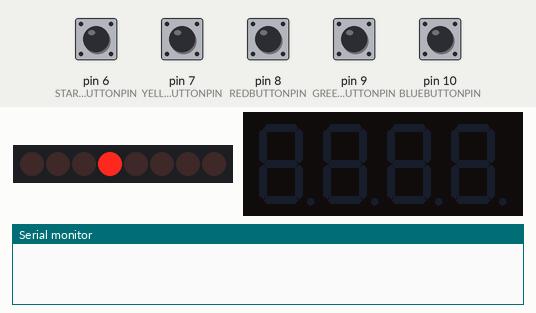
Simulated run of this program. Board: Arduino Uno, built with avr-gcc and run on an emulated ATmega328P. Parts: 8 shift-register outputs drawn as a row of LEDs (first output left, lit = HIGH), 4-digit seven-segment display, the last lines printed to the serial monitor. Wiring (inferred from the names in the program): shift register (74HC595): data pin 13; shift clock pin 11; latch pin 12. Wiring (inferred from the signals the program sends): row of LEDs: on Q0, Q1, Q2, Q3, Q4, Q5, Q6, Q7. The inputs (shaded band) are chosen by the test bench; at power-on: pin 6 (STARTGAMEBUTTONPIN), pin 7 (YELLOWBUTTONPIN), pin 8 (REDBUTTONPIN), pin 9 (GREENBUTTONPIN), pin 10 (BLUEBUTTONPIN) HIGH. Random numbers use the default seed unless the program sets one.

Above: at 1.2 s.
1.3 s: pin 6 (STARTGAMEBUTTONPIN) pulled LOW for 0.15 s
At 2.1 s:
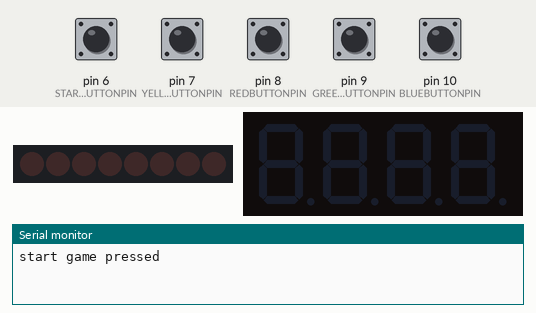
4.4 s: pin 7 (YELLOWBUTTONPIN) pulled LOW for 0.15 s
At 4.9 s:
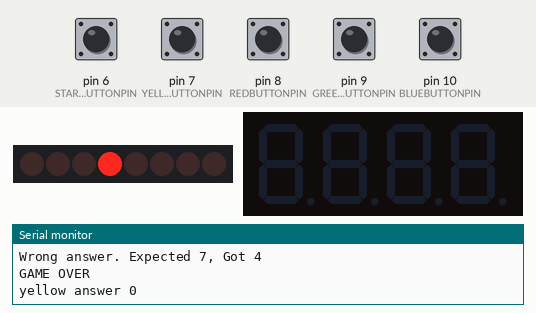
6.0 s: pin 6 (STARTGAMEBUTTONPIN) pulled LOW for 1 s
At 8.4 s:
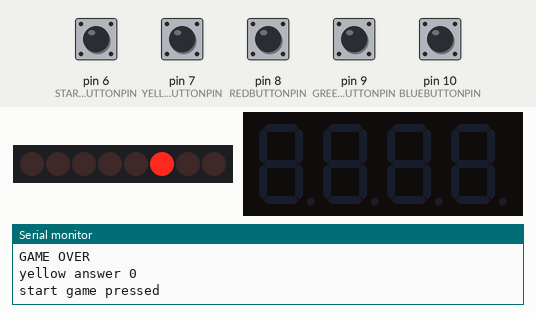
10.0 s: pin 10 (BLUEBUTTONPIN) pulled LOW for 0.15 s
At 12.5 s:
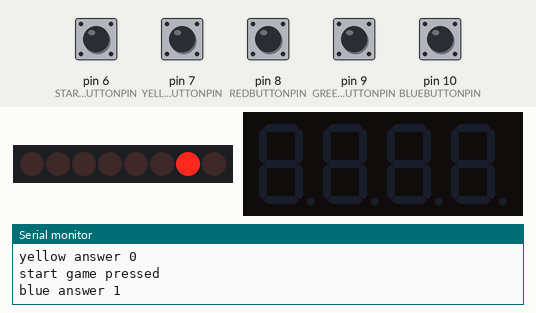
13.1 s: pin 8 (REDBUTTONPIN) pulled LOW for 0.15 s
At 13.9 s:
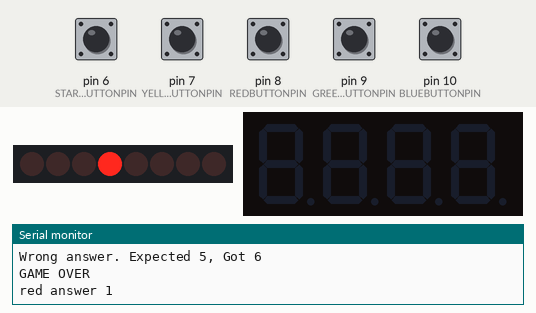
14.7 s: pin 6 (STARTGAMEBUTTONPIN) pulled LOW for 0.15 s
At 35.1 s:
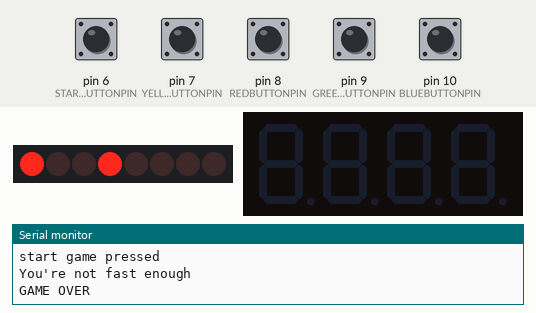
Timing chart, 0 to 35.4 s (numbered marks = the images above; inputs shaded):
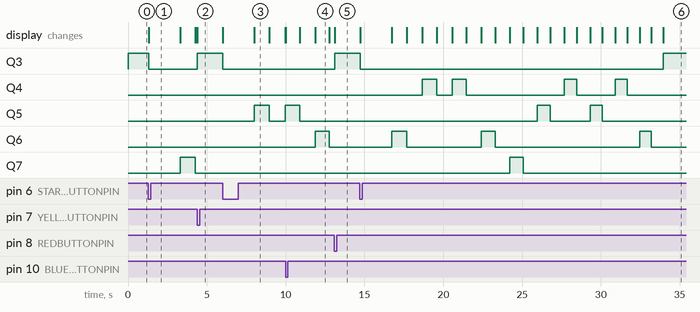

Measured:
- after the input at 1.3 s, Q3: HIGH → LOW at once; Q7: LOW → HIGH after 2.0 s, → LOW 0.95 s later; the display: changes at once (image 1)
- after the input at 6.0 s, Q3: HIGH → LOW at once; Q5: LOW → HIGH after 2.0 s, → LOW 0.95 s later, → HIGH 1.0 s later; the display: first changes at once (image 3 shows a later state)
- after the input at 14.7 s, Q3: HIGH → LOW at once, → HIGH 19.2 s later; Q4: LOW → HIGH after 4.0 s, → LOW 0.93 s later, → HIGH 0.97 s later, → LOW 0.90 s later, … (8 changes in this stretch)
- what the display in image 3 shows lasts 1.0 s, from 8.0 s to 9.0 s
- what the display in image 4 shows lasts 0.9 s, from 11.9 s to 12.8 s

The program:

main.cpp
```cpp
/**
 * Speedtest
 *
 */
#include <Arduino.h>
#include <models/game.h>
#include <globals/definitions.h>
#include <globals/instances.h>
#include <actions.h>

void setup() {
  // initialize pins for shift registers
  Serial.begin(115200);

  pinMode(STARTGAMEBUTTONPIN, INPUT_PULLUP);
  pinMode(YELLOWBUTTONPIN, INPUT_PULLUP);
  pinMode(GREENBUTTONPIN, INPUT_PULLUP);
  pinMode(REDBUTTONPIN, INPUT_PULLUP);
  pinMode(BLUEBUTTONPIN, INPUT_PULLUP);
  pinMode(LIGHTLATCHPIN, OUTPUT);
  pinMode(LIGHTDATAPIN, OUTPUT);
  pinMode(LIGHTCLOCKPIN, OUTPUT);

  lightsOff();
  blink(WHITELIGHTBIT - 1);
}

void loop() {
  if(startGameButton->isEventTriggered()) { startGameAction(); }
  if(blueButton->isEventTriggered()) { blueButtonAction(); }
  if(redButton->isEventTriggered()) { redButtonAction(); }
  if(yellowButton->isEventTriggered()) { yellowButtonAction(); }
  if(greenButton->isEventTriggered()) { greenButtonAction(); }
  if(game->isGameRunning) {
    if(game->timer->isBlinkOnEventTriggered()) {
      game->addValue();
      blink(game->currentValue);
    } else if(game->timer->isBlinkOffEventTriggered()) {
      blinkOff(game->currentValue);
    }
  }
}
```

actions.cpp
```cpp
#include <Arduino.h>
#include <actions.h>
#include <models/game.h>
#include <globals/instances.h>
#include <globals/definitions.h>

// BUTTON ACTIONS
void startGameAction() {
  game->startGame();
  blinkOff(WHITELIGHTBIT - 1);
  lightsOff();
  Serial.println("start game pressed");
}

void yellowButtonAction() {
  if(game->isGameRunning) {
    game->checkAnswer(YELLOWLIGHTBIT - 1);
    Serial.print("yellow answer ");
    Serial.println(game->score);
  }
}

void redButtonAction() {
  if(game->isGameRunning) {
    game->checkAnswer(REDLIGHTBIT - 1);
    Serial.print("red answer ");
    Serial.println(game->score);
  }
}

void greenButtonAction() {
  if(game->isGameRunning) {
    game->checkAnswer(GREENLIGHTBIT - 1);
    Serial.print("green answer ");
    Serial.println(game->score);
  }
}

void blueButtonAction() {
  if(game->isGameRunning) {
    game->checkAnswer(BLUELIGHTBIT - 1);
    Serial.print("blue answer ");
    Serial.println(game->score);
  }
}

// LIGHT ACTIONS
void blink(int lightBit) {
  bitSet(lightsByte, lightBit);
  digitalWrite(LIGHTLATCHPIN, LOW);
  shiftOut(LIGHTDATAPIN, LIGHTCLOCKPIN, MSBFIRST, lightsByte);
  digitalWrite(LIGHTLATCHPIN, HIGH);
}

void lightsOff() {
  bitClear(lightsByte, YELLOWLIGHTBIT - 1);
  bitClear(lightsByte, BLUELIGHTBIT - 1);
  bitClear(lightsByte, REDLIGHTBIT - 1);
  bitClear(lightsByte, GREENLIGHTBIT - 1);
  digitalWrite(LIGHTLATCHPIN, LOW);
  shiftOut(LIGHTDATAPIN, LIGHTCLOCKPIN, MSBFIRST, lightsByte);
  digitalWrite(LIGHTLATCHPIN, HIGH);
}

void blinkOff(int lightBit) {
  bitClear(lightsByte, lightBit);
  digitalWrite(LIGHTLATCHPIN, LOW);
  shiftOut(LIGHTDATAPIN, LIGHTCLOCKPIN, MSBFIRST, lightsByte);
  digitalWrite(LIGHTLATCHPIN, HIGH);
}
```

actions.h
```cpp
#ifndef ACTIONS_H
#define ACTIONS_H

extern void startGameAction();
extern void yellowButtonAction();
extern void blueButtonAction();
extern void greenButtonAction();
extern void redButtonAction();

extern void blink(int lightBit);
extern void blinkOff(int lightBit);
extern void lightsOff();
#endif
```

definitions.h
```cpp
#ifndef DEFINITIONS_H
#define DEFINITIONS_H

  // Pins for controlling lights with shift register
  #define LIGHTCLOCKPIN 11
  #define LIGHTLATCHPIN 12
  #define LIGHTDATAPIN 13

  // Pins for buttons
  #define STARTGAMEBUTTONPIN 6
  #define YELLOWBUTTONPIN 7
  #define REDBUTTONPIN 8
  #define GREENBUTTONPIN 9
  #define BLUEBUTTONPIN 10

  // Pins indexes for controlling display
  #define DISPLAYCLKPIN 5
  #define DISPLAYDIOPIN 4

  // Bit indexes for controlling lights with byte (using shiftregister)
  #define WHITELIGHTBIT 4
  #define YELLOWLIGHTBIT 5
  #define BLUELIGHTBIT 6
  #define REDLIGHTBIT 7
  #define GREENLIGHTBIT 8

#endif
```

instances.cpp
```cpp
#include <Arduino.h>
#include <globals/instances.h>
#include <models/game.h>
#include <globals/definitions.h>
#include <TM1637Display.h>

Game* game = new Game();
byte lightsByte = 0;
TM1637Display* display = new TM1637Display(DISPLAYCLKPIN, DISPLAYDIOPIN);

Button* startGameButton = new Button(STARTGAMEBUTTONPIN);
Button* yellowButton = new Button(YELLOWBUTTONPIN);
Button* blueButton = new Button(BLUEBUTTONPIN);
Button* greenButton = new Button(GREENBUTTONPIN);
Button* redButton = new Button(REDBUTTONPIN);
```

instances.h
```cpp
#ifndef GLOBALINSTANCES_H
#define GLOBALINSTANCES_H

#include <models/game.h>
#include <models/button.h>
#include <TM1637Display.h>

extern Game* game;
extern byte lightsByte; // Byte controlling the light -shift register
extern TM1637Display* display;

extern Button* startGameButton;
extern Button* yellowButton;
extern Button* blueButton;
extern Button* greenButton;
extern Button* redButton;


#endif
```

button.cpp
```cpp
#include <Arduino.h>
#include <models/button.h>

Button::Button(int pin) {
  this->pin = pin;
  this->state = false;
}

bool Button::isEventTriggered() {
  bool isPressed = digitalRead(pin) == LOW;
  if(this->state == true && isPressed) {
    return false;
  } else if(state == true && !isPressed) {
    this->state = false;
    return false;
  } else if(state == false && isPressed) {
    this->state = true;
    return true;
  } else {
    return false;
  }

}
```

button.h
```cpp
#ifndef BUTTON_H
#define BUTTON_H

class Button {
  public:
    Button(int pin);
    bool isEventTriggered();
  private:
    int pin;
    bool state;
};

#endif
```

game.cpp
```cpp
#include <Arduino.h>
#include <models/game.h>
#include <QueueArray.h>
#include <globals/definitions.h>
#include <actions.h>
#include <globals/instances.h>

Game::Game() {
  this->isGameRunning = false;
  this->timer = new Timer();
  this->answers = new QueueArray<int>();
  this->currentValue = 0;
  this->score = 0;
}

Game::~Game() {
  delete timer;
  delete answers;
}

void Game::checkAnswer(int playerAnswer) {

  if(!this->answers->isEmpty() && playerAnswer == this->answers->peek()) {
    this->score += 1;
    display->showNumberDec(this->score);
    this->answers->pop();
  } else {
    Serial.print("Wrong answer. ");
    if(this->answers->isEmpty()) {
      Serial.print("No answers in queue. ");
    } else {
      Serial.print("Expected ");
      Serial.print(this->answers->pop());
      Serial.print(", Got ");
      Serial.println(playerAnswer);
    }
    this->endGame();
  }
}

void Game::startGame() {
  this->isGameRunning = true;
  this->score = 0;
  this->timer->startTimer();
  blinkOff(WHITELIGHTBIT - 1);
  display->showNumberDec(this->score);
}

void Game::endGame() {
  Serial.println("GAME OVER");
  this->isGameRunning = false;
  this->timer->stopTimer();
  this->currentValue = 0;
  blink(WHITELIGHTBIT - 1);
  lightsOff();
}

void Game::addValue() {
  if(this->answers->count() > 10) {
    Serial.println("You're not fast enough");
    this->endGame();
  } else {
    this->currentValue = int(random(YELLOWLIGHTBIT - 1, GREENLIGHTBIT));
    this->answers->push(this->currentValue);
    display->showNumberDec(this->score);
  }
}
```

game.h
```cpp
#ifndef GAME_H
#define GAME_H

#include <models/timer.h>
#include <QueueArray.h>

class Game {
  public:
    Game();
    ~Game();
    void checkAnswer(int answer);
    void startGame();
    void endGame();
    void addValue();
    int currentValue;
    QueueArray<int>* answers;
    int score;
    bool isGameRunning;
    Timer* timer;
  private:
};

#endif
```

timer.cpp
```cpp
#include <Arduino.h>
#include <models/timer.h>
#include <globals/instances.h>

Timer::Timer() {
  this->blinkDelay = 2000;
  this->previousBlinkOnEventTimestamp = 0;
  this->previousBlinkOffEventTimestamp = 0;
  this->isTimerOn = false;
  this->isTopGamespeed = false;
}

Timer::~Timer() {}

void Timer::startTimer() {
  this->isTimerOn = true;
  this->previousBlinkOnEventTimestamp = millis();
  this->blinkDelay = 2000;
  this->isTopGamespeed = false;
}

void Timer::stopTimer(){
  this->isTimerOn = false;
  this->previousBlinkOnEventTimestamp = 0;
  this->blinkDelay = 2000;
  this->isTopGamespeed = false;
}

// Should a color light (yellow, red, blue, green) be turned on
bool Timer::isBlinkOnEventTriggered() {
  if(this->isTimerOn) {
    unsigned long currentMillis = millis();
    if( (currentMillis - this->previousBlinkOnEventTimestamp) >= this->blinkDelay) {
      this->previousBlinkOnEventTimestamp = currentMillis;
      if(!this->isTopGamespeed) {
        this->updateDelay();
      }
      return true;
    }
  }
  return false;
}

// Should a color light (yellow, red, blue, green) be turned off
bool Timer::isBlinkOffEventTriggered() {
  if(this->isTimerOn) {
    unsigned long currentMillis = millis();
    if( (currentMillis - this->previousBlinkOnEventTimestamp) >= (this->blinkDelay / 2) && this->previousBlinkOffEventTimestamp <= this->previousBlinkOnEventTimestamp) {
      this->previousBlinkOffEventTimestamp = currentMillis;
      return true;
    }
  }
  return false;
}


void Timer::updateDelay() {
  if(this->blinkDelay < 500 && this->blinkDelay >= 300 ) {
    this->blinkDelay = this->blinkDelay - (unsigned long) 5;
  } else if(this->blinkDelay < 1000 && this->blinkDelay >= 500) {
    this->blinkDelay = this->blinkDelay - (unsigned int) 10;
  } else if(this->blinkDelay >= 1000) {
    this->blinkDelay = this->blinkDelay - (unsigned int) 50;
  } else {
    this->isTopGamespeed = true;
  }
}
```

timer.h
```cpp
#ifndef TIMER_H
#define TIMER_H

class Timer {
  public:
    Timer();
    ~Timer();
    void startTimer();
    void stopTimer();
    bool isBlinkOnEventTriggered();
    bool isBlinkOffEventTriggered();
    bool isTimerOn;
    bool isTopGamespeed;
    unsigned long blinkDelay;
  private:

    unsigned long previousBlinkOnEventTimestamp;
    unsigned long previousBlinkOffEventTimestamp;
    void updateDelay();

};

#endif
```
